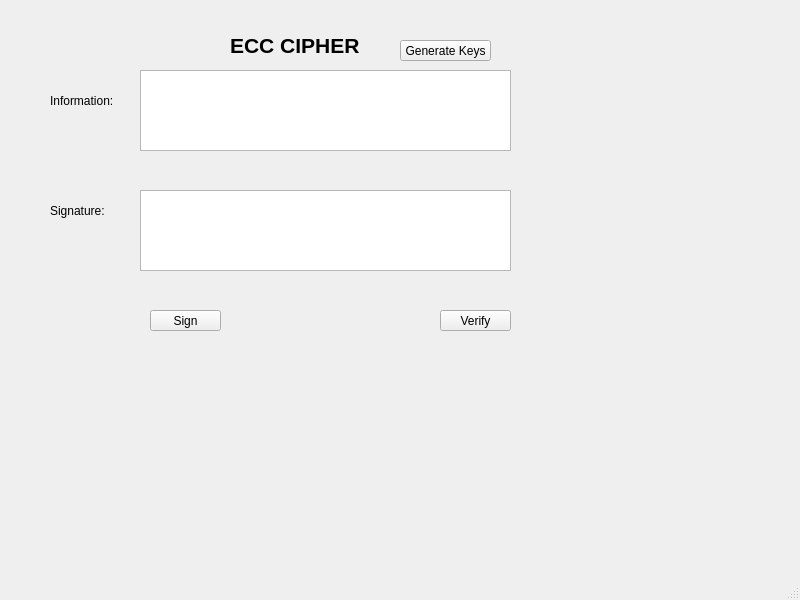
<?xml version="1.0" encoding="UTF-8"?>
<ui version="4.0">
 <class>MainWindow</class>
 <widget class="QMainWindow" name="MainWindow">
  <property name="geometry">
   <rect>
    <x>0</x>
    <y>0</y>
    <width>800</width>
    <height>600</height>
   </rect>
  </property>
  <property name="windowTitle">
   <string>MainWindow</string>
  </property>
  <widget class="QWidget" name="centralwidget">
   <widget class="QLabel" name="label">
    <property name="geometry">
     <rect>
      <x>230</x>
      <y>20</y>
      <width>151</width>
      <height>51</height>
     </rect>
    </property>
    <property name="font">
     <font>
      <pointsize>16</pointsize>
      <weight>75</weight>
      <bold>true</bold>
     </font>
    </property>
    <property name="text">
     <string>ECC CIPHER</string>
    </property>
   </widget>
   <widget class="QToolButton" name="keys_btn">
    <property name="geometry">
     <rect>
      <x>400</x>
      <y>40</y>
      <width>91</width>
      <height>21</height>
     </rect>
    </property>
    <property name="text">
     <string>Generate Keys</string>
    </property>
   </widget>
   <widget class="QLabel" name="label_2">
    <property name="geometry">
     <rect>
      <x>50</x>
      <y>90</y>
      <width>71</width>
      <height>21</height>
     </rect>
    </property>
    <property name="text">
     <string>Information:</string>
    </property>
   </widget>
   <widget class="QLabel" name="label_3">
    <property name="geometry">
     <rect>
      <x>50</x>
      <y>200</y>
      <width>71</width>
      <height>21</height>
     </rect>
    </property>
    <property name="text">
     <string>Signature:</string>
    </property>
   </widget>
   <widget class="QPlainTextEdit" name="information_txt">
    <property name="geometry">
     <rect>
      <x>140</x>
      <y>70</y>
      <width>371</width>
      <height>81</height>
     </rect>
    </property>
   </widget>
   <widget class="QPlainTextEdit" name="signature_txt">
    <property name="geometry">
     <rect>
      <x>140</x>
      <y>190</y>
      <width>371</width>
      <height>81</height>
     </rect>
    </property>
   </widget>
   <widget class="QToolButton" name="sign_btn">
    <property name="geometry">
     <rect>
      <x>150</x>
      <y>310</y>
      <width>71</width>
      <height>21</height>
     </rect>
    </property>
    <property name="text">
     <string>Sign</string>
    </property>
   </widget>
   <widget class="QToolButton" name="verify_btn">
    <property name="geometry">
     <rect>
      <x>440</x>
      <y>310</y>
      <width>71</width>
      <height>21</height>
     </rect>
    </property>
    <property name="text">
     <string>Verify</string>
    </property>
   </widget>
  </widget>
  <widget class="QMenuBar" name="menubar">
   <property name="geometry">
    <rect>
     <x>0</x>
     <y>0</y>
     <width>800</width>
     <height>21</height>
    </rect>
   </property>
  </widget>
  <widget class="QStatusBar" name="statusbar"/>
 </widget>
 <resources/>
 <connections/>
</ui>
